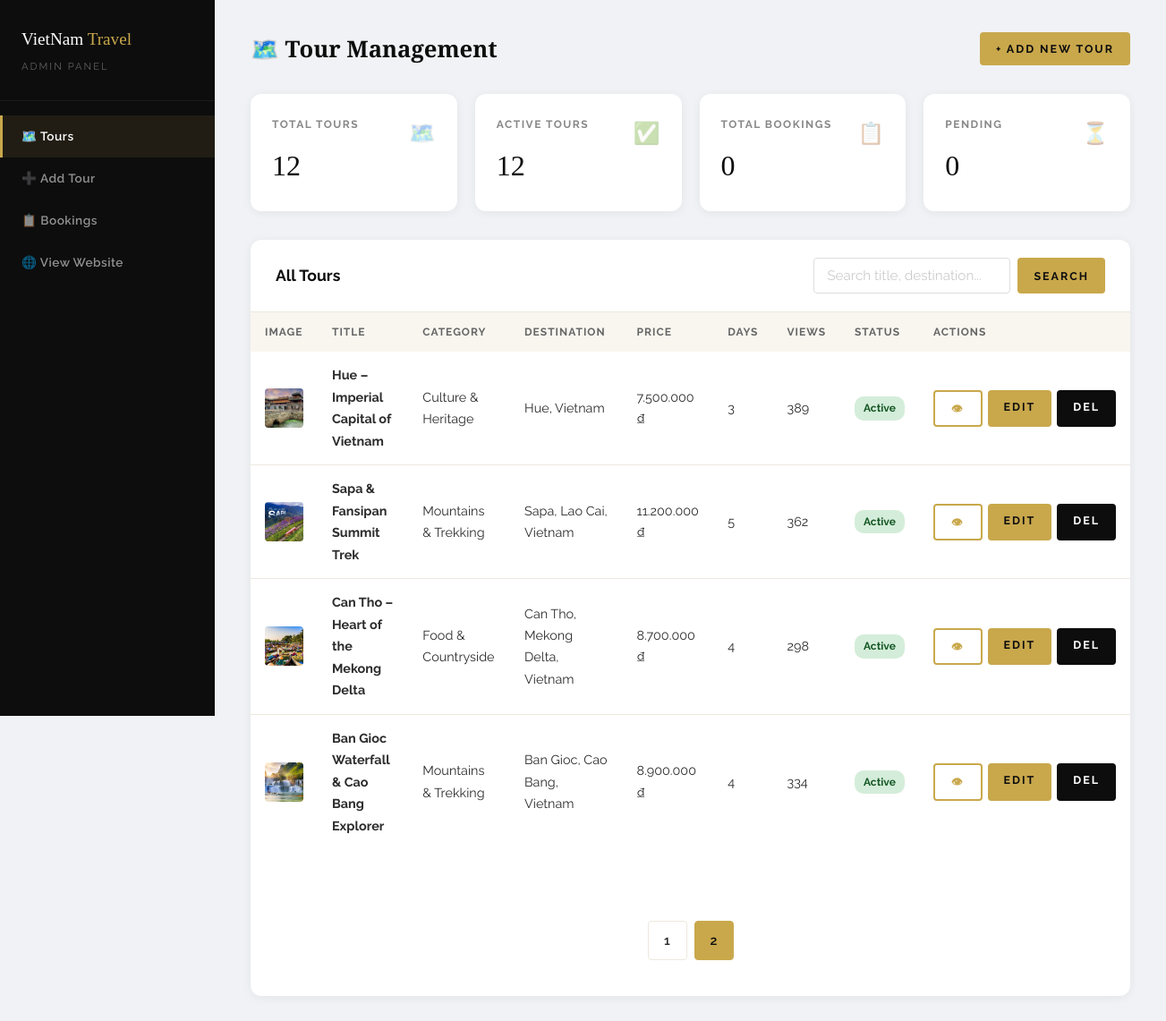
Screenshot of /admin-tours.php?page=2 with the database file from the repository.
### tables this page shows
CREATE TABLE IF NOT EXISTS tours (
    id           INT AUTO_INCREMENT PRIMARY KEY,
    title        VARCHAR(255) NOT NULL,
    slug         VARCHAR(255) NOT NULL UNIQUE,
    description  TEXT NOT NULL,
    content      TEXT,
    price        BIGINT NOT NULL DEFAULT 0,
    duration     INT NOT NULL DEFAULT 1,
    max_people   INT NOT NULL DEFAULT 10,
    destination  VARCHAR(255) NOT NULL,
    category_id  INT NOT NULL,
    image_url    VARCHAR(255),
    status       ENUM('active','inactive') DEFAULT 'active',
    views        INT DEFAULT 0,
    created_at   TIMESTAMP DEFAULT CURRENT_TIMESTAMP,
    updated_at   TIMESTAMP DEFAULT CURRENT_TIMESTAMP ON UPDATE CURRENT_TIMESTAMP,
    FOREIGN KEY (category_id) REFERENCES categories(id) ON DELETE CASCADE
);

CREATE TABLE IF NOT EXISTS categories (
    id          INT AUTO_INCREMENT PRIMARY KEY,
    name        VARCHAR(100) NOT NULL UNIQUE,
    slug        VARCHAR(100) NOT NULL UNIQUE,
    description TEXT,
    icon        VARCHAR(10) DEFAULT '✈️',
    created_at  TIMESTAMP DEFAULT CURRENT_TIMESTAMP
);

### admin-tours.php (the view, shortened to what this page needs)
<?php
include 'includes/db-connect.php';
$action  = isset($_GET['action']) ? trim($_GET['action']) : 'list';
$per_page     = 8;
$current_page = max(1, isset($_GET['page']) ? (int)$_GET['page'] : 1);
$offset       = ($current_page - 1) * $per_page;
$s            = isset($_GET['s']) ? trim(mysqli_real_escape_string($conn, $_GET['s'])) : '';
$list_where   = $s ? "WHERE t.title LIKE '%$s%' OR t.destination LIKE '%$s%'" : "";
$total_list   = mysqli_fetch_assoc(mysqli_query($conn, "SELECT COUNT(*) as n FROM tours t $list_where"))['n'];
$total_pages  = max(1, ceil($total_list / $per_page));
$tours_list   = mysqli_query($conn, "SELECT t.*, c.name as cat_name FROM tours t JOIN categories c ON t.category_id = c.id $list_where ORDER BY t.created_at DESC LIMIT $per_page OFFSET $offset");
$stats = [
    'tours'    => mysqli_fetch_assoc(mysqli_query($conn, "SELECT COUNT(*) as n FROM tours"))['n'],
    'active'   => mysqli_fetch_assoc(mysqli_query($conn, "SELECT COUNT(*) as n FROM tours WHERE status='active'"))['n'],
    'bookings' => mysqli_fetch_assoc(mysqli_query($conn, "SELECT COUNT(*) as n FROM bookings"))['n'],
    'pending'  => mysqli_fetch_assoc(mysqli_query($conn, "SELECT COUNT(*) as n FROM bookings WHERE status='pending'"))['n'],
];
?>
<!DOCTYPE html>
<html lang="en">
<head>
    <link rel="stylesheet" href="css/style.css">
</head>
<body>
    <div class="admin-layout">
        <aside class="admin-sidebar">
            <div class="admin-logo-wrap">
                <a href="index.php">VietNam <span>Travel</span></a>
                <small>Admin Panel</small>
            </div>
            <nav class="admin-nav">
                <a href="admin-tours.php" class="<?php echo $action === 'list'    ? 'active' : ''; ?>">🗺️ Tours</a>
                <a href="admin-tours.php?action=add" class="<?php echo $action === 'add'     ? 'active' : ''; ?>">➕ Add Tour</a>
                <a href="admin-tours.php?action=bookings" class="<?php echo $action === 'bookings' ? 'active' : ''; ?>">📋 Bookings</a>
                <a href="index.php">🌐 View Website</a>
            </nav>
        </aside>
        <main class="admin-main">
            <?php
            if ($action === 'bookings'):
                $b_result = mysqli_query($conn, "SELECT b.*, t.title as tour_title FROM bookings b JOIN tours t ON b.tour_id=t.id ORDER BY b.created_at DESC");
            ?>
                <div class="admin-topbar">
                    <h1>📋 All Bookings</h1>
                    <a href="admin-tours.php" class="btn btn-outline btn-sm">← Back</a>
                </div>
                <div class="admin-card">
                    <table>
                        <thead>
                            <tr>
                                <th>#</th>
                                <th>Tour</th>
                                <th>Guest</th>
                                <th>Email</th>
                                <th>Travel Date</th>
                                <th>People</th>
                                <th>Total</th>
                                <th>Status</th>
                                <th>Booked On</th>
                            </tr>
                        </thead>
                        <tbody>
                            <?php while ($b = mysqli_fetch_assoc($b_result)): ?>
                                <tr>
                                    <td><?php echo str_pad($b['id'], 4, '0', STR_PAD_LEFT); ?></td>
                                    <td><?php echo htmlspecialchars($b['tour_title']); ?></td>
                                    <td><strong><?php echo htmlspecialchars($b['full_name']); ?></strong></td>
                                    <td><?php echo htmlspecialchars($b['email']); ?></td>
                                    <td><?php echo date('M j, Y', strtotime($b['travel_date'])); ?></td>
                                    <td><?php echo $b['num_people']; ?></td>
                                    <td><strong><?php echo number_format($b['total_price'], 0, ',', '.'); ?> ₫</strong></td>
                                    <td><span class="status-badge status-<?php echo $b['status']; ?>"><?php echo ucfirst($b['status']); ?></span></td>
                                    <td><?php echo date('M j, Y', strtotime($b['created_at'])); ?></td>
                                </tr>
                            <?php endwhile; ?>
                        </tbody>
                    </table>
                </div>
            <?php
            else:
            ?>
                <div class="admin-topbar">
                    <h1>🗺️ Tour Management</h1>
                    <a href="admin-tours.php?action=add" class="btn btn-gold btn-sm">+ Add New Tour</a>
                </div>
                <div class="admin-stats">
                    <div class="stat-card"><span class="s-icon">🗺️</span><span class="s-label">Total Tours</span><span class="s-num"><?php echo $stats['tours']; ?></span></div>
                    <div class="stat-card"><span class="s-icon">✅</span><span class="s-label">Active Tours</span><span class="s-num"><?php echo $stats['active']; ?></span></div>
                    <div class="stat-card"><span class="s-icon">📋</span><span class="s-label">Total Bookings</span><span class="s-num"><?php echo $stats['bookings']; ?></span></div>
                    <div class="stat-card"><span class="s-icon">⏳</span><span class="s-label">Pending</span><span class="s-num"><?php echo $stats['pending']; ?></span></div>
                </div>
                <div class="admin-card">
                    <div class="admin-card-header">
                        <h2>All Tours</h2>
                        <form method="GET" style="display:flex;gap:8px;">
                            <input type="text" name="s" class="form-control" style="width:220px;" placeholder="Search title, destination..." value="<?php echo htmlspecialchars($s); ?>">
                            <button type="submit" class="btn btn-gold btn-sm">Search</button>
                        </form>
                    </div>
                    <table>
                        <thead>
                            <tr>
                                <th>Image</th>
                                <th>Title</th>
                                <th>Category</th>
                                <th>Destination</th>
                                <th>Price</th>
                                <th>Days</th>
                                <th>Views</th>
                                <th>Status</th>
                                <th>Actions</th>
                            </tr>
                        </thead>
                        <tbody>
                            <?php while ($t = mysqli_fetch_assoc($tours_list)): ?>
                                <tr>
                                    <td><img src="<?php echo htmlspecialchars($t['image_url']); ?>" alt="" class="tour-thumb"></td>
                                    <td><strong><?php echo htmlspecialchars($t['title']); ?></strong></td>
                                    <td><?php echo htmlspecialchars($t['cat_name']); ?></td>
                                    <td><?php echo htmlspecialchars($t['destination']); ?></td>
                                    <td><?php echo number_format($t['price'], 0, ',', '.'); ?> ₫</td>
                                    <td><?php echo $t['duration']; ?></td>
                                    <td><?php echo number_format($t['views']); ?></td>
                                    <td><span class="status-badge status-<?php echo $t['status']; ?>"><?php echo ucfirst($t['status']); ?></span></td>
                                    <td>
                                        <div class="action-btns">
                                            <a href="tour-detail.php?id=<?php echo $t['id']; ?>" class="btn btn-outline btn-sm" target="_blank">👁</a>
                                            <a href="admin-tours.php?action=edit&id=<?php echo $t['id']; ?>" class="btn btn-gold btn-sm">Edit</a>
                                            <a href="admin-tours.php?action=delete&id=<?php echo $t['id']; ?>" class="btn btn-dark btn-sm" onclick="return confirm('Delete this tour?');">Del</a>
                                        </div>
                                    </td>
                                </tr>
                            <?php endwhile; ?>
                        </tbody>
                    </table>
                    <?php if ($total_pages > 1): ?>
                        <div class="pagination" style="padding:20px;">
                            <?php for ($i = 1; $i <= $total_pages; $i++): ?>
                                <?php if ($i == $current_page): ?><span class="page-link active"><?php echo $i; ?></span>
                                <?php else: ?><a href="?page=<?php echo $i; ?><?php echo $s ? '&s=' . urlencode($s) : ''; ?>" class="page-link"><?php echo $i; ?></a><?php endif; ?>
                            <?php endfor; ?>
                        </div>
                    <?php endif; ?>
                </div>
            <?php endif; ?>
        </main>
    </div>
</body>
</html>

### css/style.css (style rules this page uses)
:root { --gold: #C9A84C; --gold-light: #E8C87A; --gold-dark: #A0832D; --dark: #0D0D0D; --dark-2: #1A1A1A; --dark-3: #252525; --dark-4: #333333; --light: #F9F6F0; --light-2: #EDE8DF; --white: #FFFFFF; --gray: #888888; --gray-light: #CCCCCC; --text: #2C2C2C; --text-light: #666666; --success: #2ECC71; --error: #E74C3C; --shadow: 0 8px 32px rgba(0,0,0,0.12); --shadow-gold: 0 4px 20px rgba(201,168,76,0.25); --radius: 4px; --radius-lg: 12px; --transition: all 0.3s ease; --font-display: 'Playfair Display', serif; --font-body: 'Raleway', sans-serif; }
*, *::before, *::after { margin: 0; padding: 0; box-sizing: border-box; }
html { scroll-behavior: smooth; }
body { font-family: var(--font-body); background-color: var(--light); color: var(--text); line-height: 1.7; font-size: 16px; }
img { max-width: 100%; display: block; }
a { color: var(--gold); text-decoration: none; transition: var(--transition); }
h1, h2, h3, h4 { font-family: var(--font-display); color: var(--dark); line-height: 1.25; }
h1 { font-size: clamp(2rem, 5vw, 3.5rem); }
h2 { font-size: clamp(1.5rem, 3vw, 2.5rem); }
.btn { display: inline-block; padding: 14px 36px; font-family: var(--font-body); font-size: 0.85rem; font-weight: 700; letter-spacing: 2px; text-transform: uppercase; border: none; border-radius: var(--radius); cursor: pointer; transition: var(--transition); text-align: center; }
.btn-gold { background: var(--gold); color: var(--dark); }
.btn-outline { background: transparent; color: var(--gold); border: 2px solid var(--gold); }
.btn-dark { background: var(--dark); color: var(--white); }
.btn-sm { padding: 8px 18px; font-size: 0.78rem; }
.form-control { width: 100%; padding: 14px 18px; border: 1px solid var(--light-2); border-radius: var(--radius); font-family: var(--font-body); font-size: 0.95rem; color: var(--text); background: var(--white); transition: var(--transition); outline: none; }
.form-control::placeholder { color: var(--gray-light); }
.pagination { display: flex; justify-content: center; align-items: center; gap: 8px; margin: 60px 0 20px; flex-wrap: wrap; }
.page-link { display: inline-flex; align-items: center; justify-content: center; width: 44px; height: 44px; border: 1px solid var(--light-2); border-radius: var(--radius); font-size: 0.9rem; font-weight: 600; color: var(--text); background: var(--white); transition: var(--transition); text-decoration: none; }
.page-link.active { background: var(--gold); border-color: var(--gold); color: var(--dark); }

### rows the page displays
tours: image_url (picture), title "Hue – Imperial Capital of Vietnam", category.name "Culture & Heritage", destination "Hue, Vietnam", price "7.500.000", duration "3", views "389", status "Active"
tours: image_url (picture), title "Sapa & Fansipan Summit Trek", category.name "Mountains & Trekking", destination "Sapa, Lao Cai, Vietnam", price "11.200.000", duration "5", views "362", status "Active"
tours: image_url (picture), title "Can Tho – Heart of the Mekong Delta", category.name "Food & Countryside", destination "Can Tho, Mekong Delta, Vietnam", price "8.700.000", duration "4", views "298", status "Active"
tours: image_url (picture), title "Ban Gioc Waterfall & Cao Bang Explorer", category.name "Mountains & Trekking", destination "Ban Gioc, Cao Bang, Vietnam", price "8.900.000", duration "4", views "334", status "Active"

### other values shown
$stats['tours'] "12"
$stats['active'] "12"
$stats['bookings'] "0"
$stats['pending'] "0"
